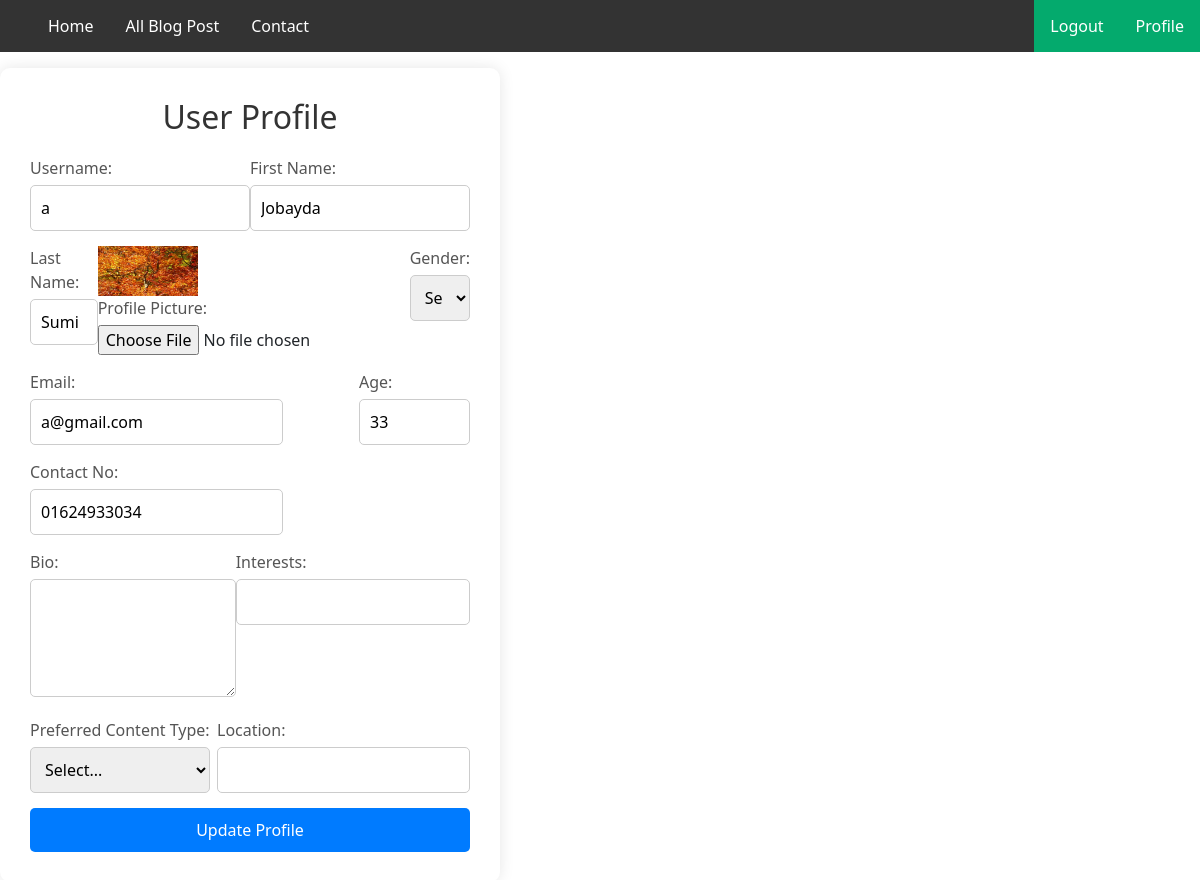
The app's page /editProfilePage/ (signed in) with its own data.
### myApp/models.py (models this page shows, shortened)
class Custom_user(AbstractUser):
    GENDER=[
        ('male','Male'),
        ('female','Female'),
        ('other','Other'),
    ]
    USER=[
        ('viewers','Viewers'),
        ('bloogger','Bloogger'),
    ]
    user_type=models.CharField(choices=USER,max_length=100,null=True)
    Gender=models.CharField(choices=GENDER, max_length=100,null=True)
    Age=models.PositiveIntegerField(null=True)
    Contact_No=models.CharField(max_length=100,null=True)
    Profile_Pic=models.ImageField(upload_to="Media/Profile_Pic",null=True)

### myProject/views.py (the view, shortened to what this page needs)
# urls.py: path('editProfilePage/',editProfilePage, name='editProfilePage'),
def editProfilePage(request):
    current_user=request.user
    return render(request,"editProfilePage.html")

### Template/editProfilePage.html (shortened to what this page needs)
{% extends 'basePage.html' %}
{% block body %}
<!DOCTYPE html>
<html lang="en">
<head>
</head>
<body>
    <div class="form-container">
        <h2>User Profile</h2>
        <form action=" " method="POST" enctype="multipart/form-data">
            <div class="form-row">
                <div>
                    <label for="username">Username:</label>
                    <input type="text" id="username" value="{{request.user.username}}" name="username" required>
                </div>
                <div>
                    <label for="first_name">First Name:</label>
                    <input type="text" id="first_name" value="{{request.user.first_name}}" name="first_name" required>
                </div>
            </div>
            <div class="form-row">
                <div>
                    <label for="last_name">Last Name:</label>
                    <input type="text" id="last_name" value="{{request.user.last_name}}" name="last_name" required>
                </div>
                <div>
                    <img src="/{{request.user.Profile_Pic }}" alt="Profile Picture" height="50px" width="100px">
                    <label for="profile_pic">Profile Picture:</label>
                    <input type="file" id="profile_pic" name="profile_pic">
                </div>
                <div>
                    <label for="gender">Gender:</label>
                    <select id="gender" name="gender" required>
                        <option value="">Select...</option>
                    </select>
                </div>
            </div>
            <div class="form-row">
                <div>
                    <label for="email">Email:</label>
                    <input type="email" id="email" value="{{request.user.email}}" name="email" required>
                </div>
                <div>
                    <label for="age">Age:</label>
                    <input type="number" id="age" value="{{request.user.Age}}" name="age" min="1" max="100" required>
                </div>
            </div>
            <div class="form-row">
                <div>
                    <label for="contact_no">Contact No:</label>
                    <input type="text" id="contact_no" value="{{request.user.Contact_No}}" name="contact_no" required>
                </div>
            </div>
            {% if request.user.user_type == 'viewers' %}
            <div class="form-row">
                <div>
                    <label for="bio">Bio:</label>
                    <textarea id="bio" value="" name="bio" rows="4">{{request.user.viewersProfileModel.Bio}}</textarea>
                </div>
                <div>
                    <label for="interests">Interests:</label>
                    <input type="text" id="interests" value="{{request.user.viewersProfileModel.interest}}"  name="interests">
                </div>
            </div>
            <div class="form-row">
                <div>
                    <label for="preferred_content_type">Preferred Content Type:</label>
                    <select id="preferred_content_type" name="preferred_content_type" required>
                        <option value="">Select...</option>
                    </select>
                </div>
                <div>
                    <label for="location">Location:</label>
                    <input type="text" id="location" value="{{request.user.viewersProfileModel.location}}"  name="location">
                </div>
            </div>
            {% endif %}
            <button type="submit" class="submit-button">Update Profile</button>
        </form>
    </div>
</body>
</html>
{% endblock body %}

### Template/editProfilePage.html (style rules this page uses)
.form-container { background-color: white; padding: 30px; border-radius: 10px; box-shadow: 0 0 15px rgba(0, 0, 0, 0.1); width: 500px; }
h2 { text-align: center; margin-bottom: 20px; color: #333; }
.form-row { display: flex; justify-content: space-between; margin-bottom: 15px; }
.form-row label { margin: 0 0 5px; display: block; color: #555; flex-basis: 45%; }
input[type="text"], input[type="email"], input[type="number"], textarea, select { width: 100%; padding: 10px; border: 1px solid #ccc; border-radius: 5px; font-size: 16px; }
textarea { resize: vertical; }
button { width: 100%; padding: 10px; background-color: #007BFF; color: white; border: none; border-radius: 5px; cursor: pointer; font-size: 16px; }

### records on screen
Custom_user: username "a", first_name "Jobayda", last_name "Sumi", user.Profile_Pic (picture), email "a@gmail.com", age "33", contact_no "01624933034"
